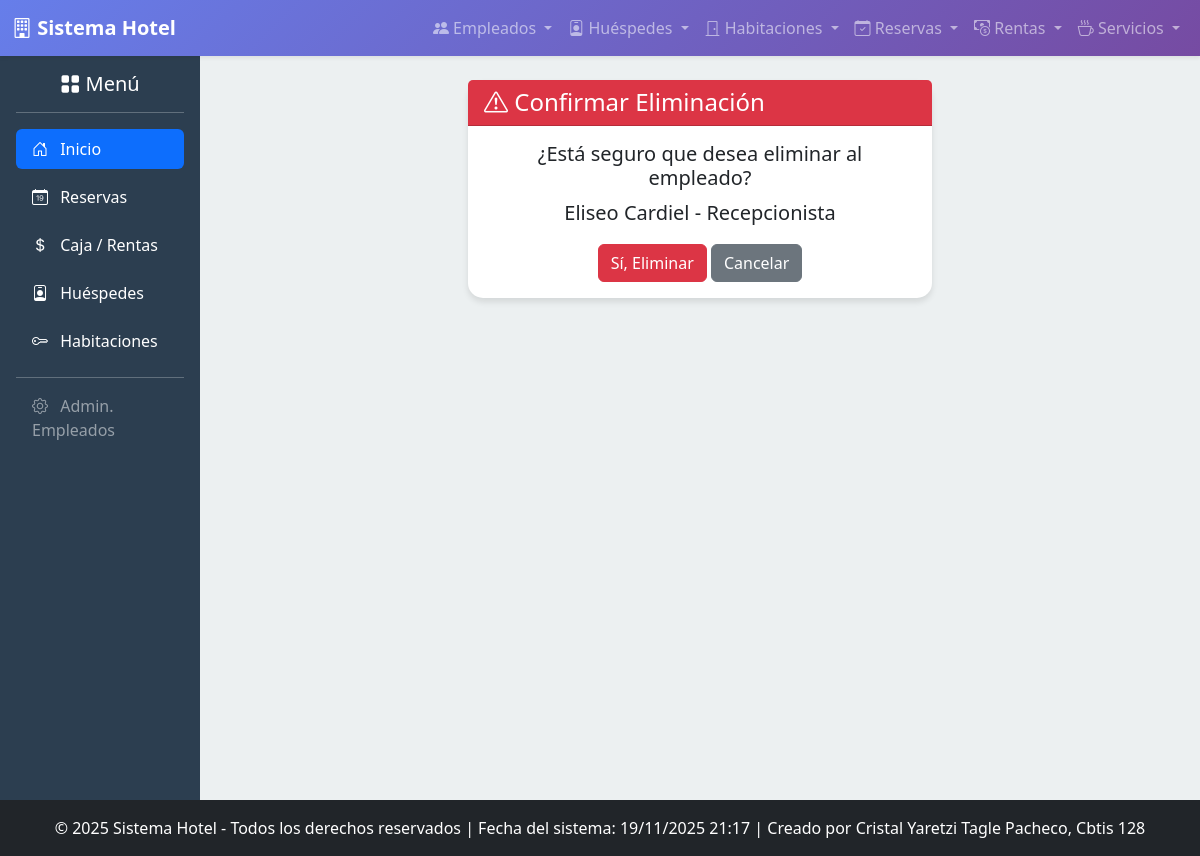
Screenshot of /empleados/borrar/3/ with the database file from the repository.
### app_Hotel/models.py (models this page shows, shortened)
class Empleado(models.Model):
    CARGOS = (
        ('GER', 'Gerente'),
        ('REC', 'Recepcionista'),
        ('LIM', 'Personal de Limpieza'),
        ('OTR', 'Otro'),
    )
    TURNOS = (
        ('MAN', 'Mañana'),
        ('TAR', 'Tarde'),
        ('NOCH', 'Noche'),
    )
    nombre = models.CharField(max_length=100)
    apellido = models.CharField(max_length=100)
    cargo = models.CharField(max_length=3, choices=CARGOS, default='OTR')
    fecha_contratacion = models.DateField()
    salario = models.DecimalField(max_digits=10, decimal_places=2)
    turno = models.CharField(max_length=4, choices=TURNOS)
    telefono = models.CharField(max_length=15, unique=True)
    class Meta:
        verbose_name_plural = "Empleados"
        ordering = ['apellido']

### app_Hotel/views.py (the view)
# urls.py: path('empleados/borrar/<int:empleado_id>/', views.realizar_borrado_empleados, name='realizar_borrado_empleados'),
def realizar_borrado_empleados(request, empleado_id):
    empleado = get_object_or_404(Empleado, id=empleado_id)
    if request.method == 'POST':
        empleado.delete()
        return redirect('ver_empleados')
    return render(request, 'empleados/confirmar_borrado.html', {'empleado': empleado})

### app_Hotel/templates/empleados/confirmar_borrado.html (shortened to what this page needs)
{% extends 'base.html' %}
{% block content %}
<div class="row">
    <div class="col-md-6 mx-auto">
        <div class="card">
            <div class="card-header bg-danger text-white">
                <h4 class="mb-0"><i class="bi bi-exclamation-triangle"></i> Confirmar Eliminación</h4>
            </div>
            <div class="card-body text-center">
                <h5>¿Está seguro que desea eliminar al empleado?</h5>
                <p class="lead">{{ empleado.nombre }} {{ empleado.apellido }} - {{ empleado.get_cargo_display }}</p>
                <form method="POST">
                    <div class="d-grid gap-2 d-md-block">
                        <button type="submit" class="btn btn-danger">Sí, Eliminar</button>
                        <a href="{% url 'borrar_empleados' %}" class="btn btn-secondary">Cancelar</a>
                    </div>
                </form>
            </div>
        </div>
    </div>
</div>
{% endblock %}

### app_Hotel/templates/base.html (style rules this page uses)
body { background-color: #f8f9fa; font-family: 'Segoe UI', Tahoma, Geneva, Verdana, sans-serif; }
.card { border: none; border-radius: 15px; box-shadow: 0 4px 6px rgba(0,0,0,0.1); transition: transform 0.3s ease; }

### rows the page displays
Empleado: nombre "Eliseo", apellido "Cardiel", cargo "Recepcionista"
